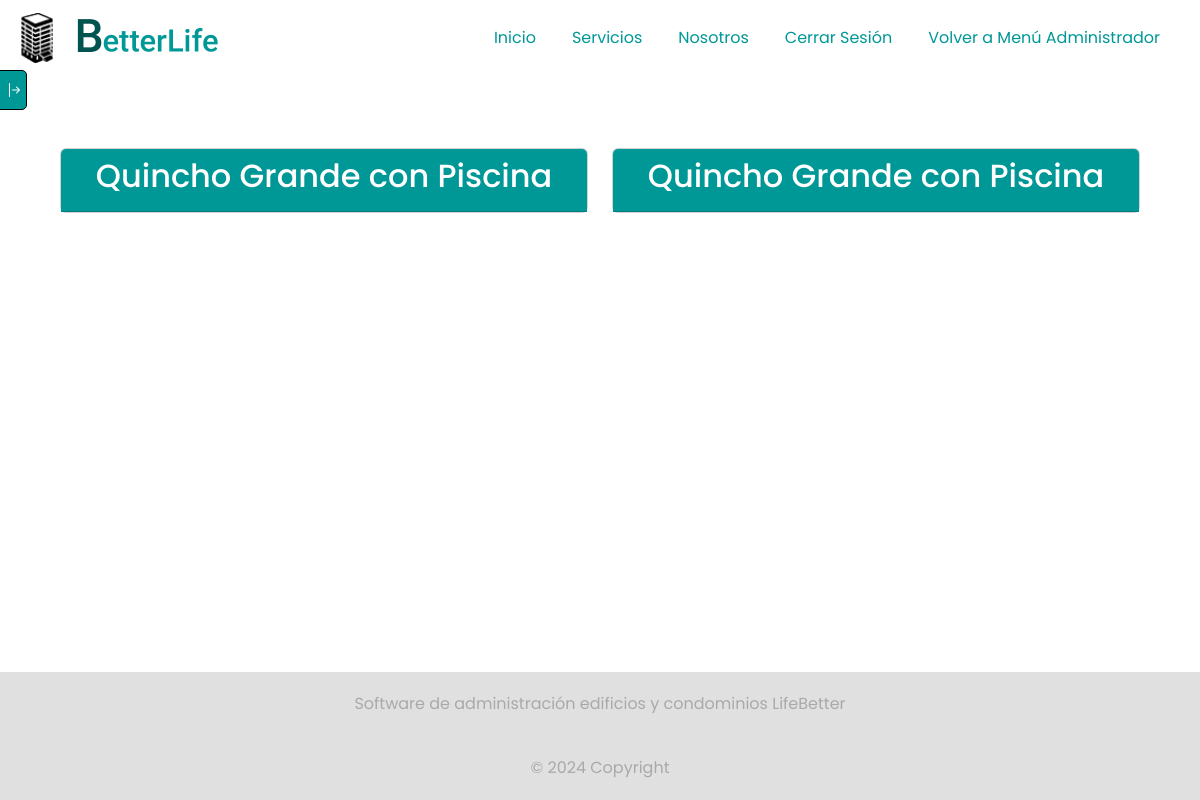
The page /residente/ecomun/ (signed in) on the database as committed earlier.
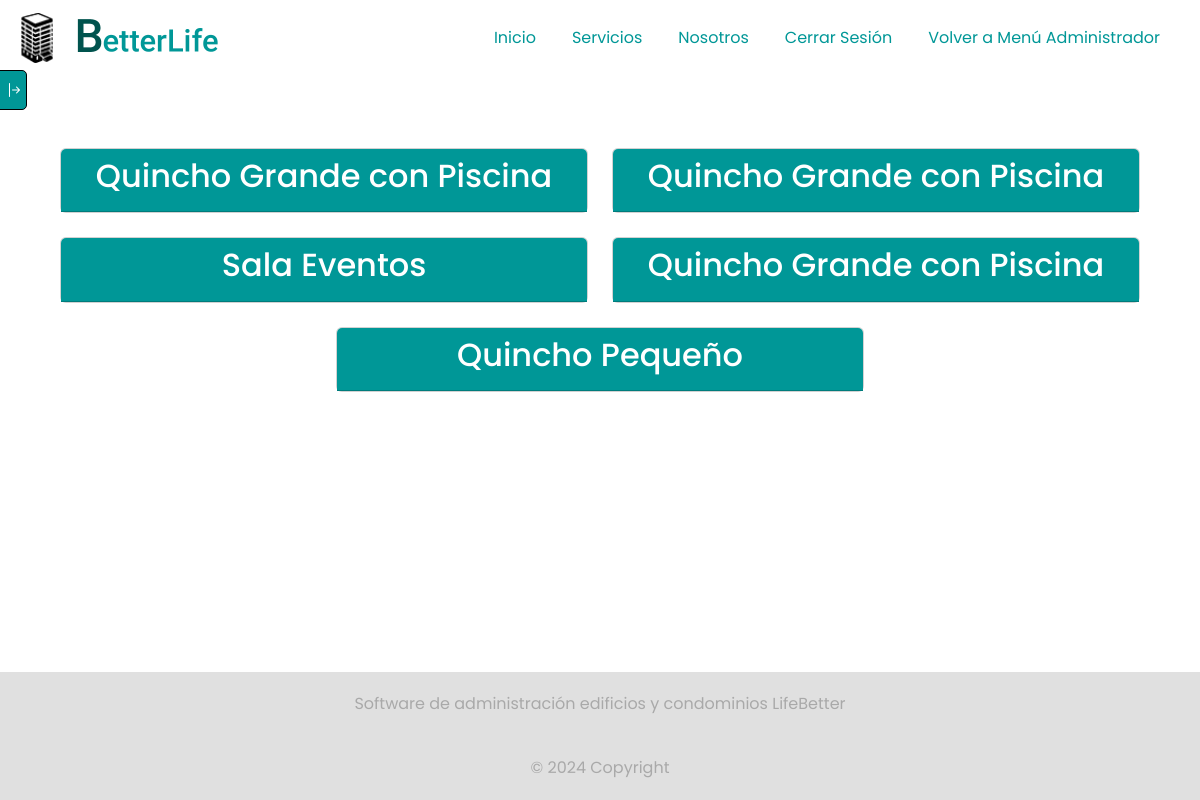
The same page on the database as committed later.
### LifeBetterApp/models.py (models this page shows, shortened)
class EspacioComun(models.Model):
    id_ec = models.AutoField(primary_key=True)
    nombre_ec = models.CharField(max_length=60)
    descripcion_ec = models.CharField(max_length=60)
    capacidad_ec = models.IntegerField()
    estado_ec = models.CharField(max_length=20, choices=[
        ('disponible', 'Disponible'),
        ('reservado', 'Reservado'),
        ('en_mantenimiento', 'En Mantenimiento'),
    ], default='disponible')
    class Meta:
        db_table = 'espacio_comun'
        verbose_name = 'Espacio Común'
        verbose_name_plural = 'Espacios Comunes'

### LifeBetterApp/views.py (the view)
# urls.py: path('residente/ecomun/', views.espaciocomun, name='espaciocomun'),
@login_required
def espaciocomun(request):
    espacios = EspacioComun.objects.all()
    reservas_por_espacio = {
        espacio.id_ec: Reservacion.objects.filter(id_ec=espacio)
        for espacio in espacios
    }
    return render(request, 'residente/ecomun/espaciocomun.html', {
        'espacios': espacios,
        'reservas_por_espacio': reservas_por_espacio,
    })

### LifeBetterApp/templates/residente/ecomun/espaciocomun.html (shortened to what this page needs)
{% extends "index.html" %}
{% load static %}
{% block body %}
{% include 'componentes/sidenav.html' %}
<div class="container mt-4">
  <div class="row justify-content-center">
    {% for espacio in espacios %}
    <div class="col-md-6 mb-4">
      <div class="card">
        <div class="card-header bg-primary text-white">
          <h2 class="text-center">{{ espacio.nombre_ec }}</h2>
        </div>
      </div>
    </div>
    {% endfor %}
  </div>
</div>
{% endblock %}

Rows that differ between the two databases and show on the page:
added EspacioComun: nombre_ec "Sala Eventos"
added EspacioComun: nombre_ec "Quincho Grande con Piscina"
added EspacioComun: nombre_ec "Quincho Pequeño"
